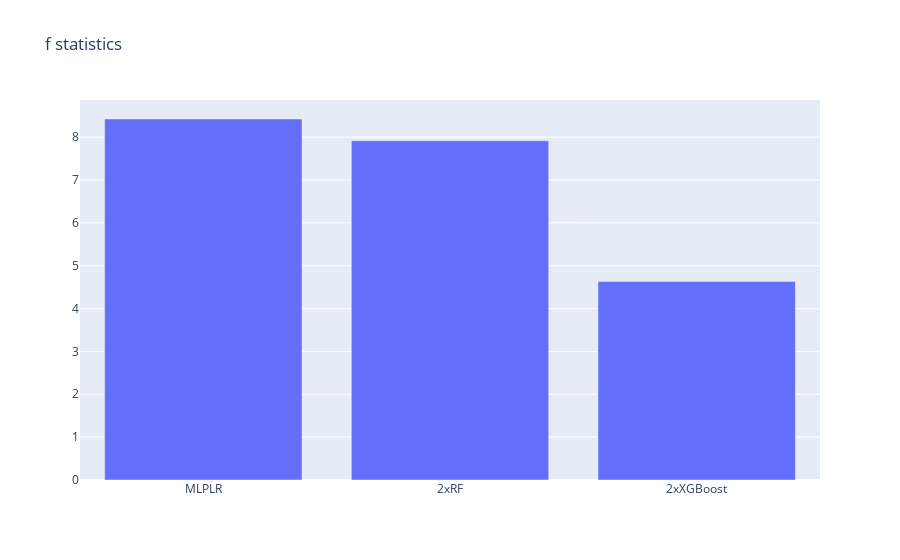

Write notebook code for a chart like this one.
### Markdown cell above
the r squared variable is the highest for the MLPLR model, which means that the model explains the most variance in the outcome variable.

### Code cell
fig = go.Figure(data=[
    go.Bar(name='f_stats', x=cols, y=df['f_stats'])
])
fig.update_layout(title_text='f statistics')
fig.update_layout(barmode='group', xaxis={'categoryorder':'total descending'})
fig.show()

### Figure 1 — Plotly figure (JSON) as saved in the notebook; plotly's stock layout.template omitted (floating-point values rounded to 4 significant figures)
{"data": [{"name": "f_stats", "type": "bar", "x": ["2xRF", "2xXGBoost", "MLPLR"], "y": [7.917, 4.629, 8.424]}], "layout": {"barmode": "group", "title": {"text": "f statistics"}, "xaxis": {"categoryorder": "total descending"}}}
